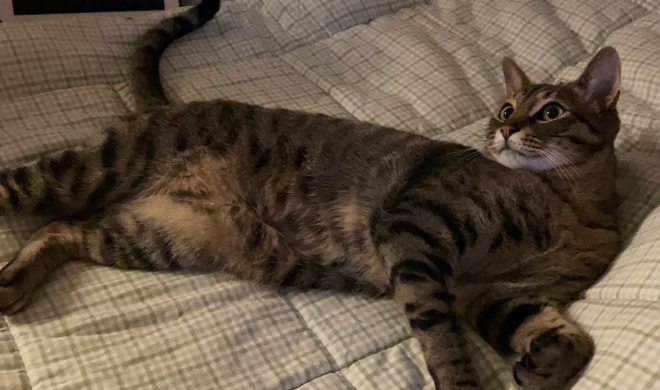
#> input picture html_css_basecamp-main/init/images/img_hodu1.jpeg, 660 x 390 px, found by its file name
$ jupyter execute --allow-errors geometric_transform.ipynb
#> lines starting #> are read from the running program, lines starting #| are printed output that depends on the picture
<a href="https://colab.research.google.com/github/1phalleyscomet/2025-1/blob/main/geometric_transform.ipynb" target="_parent"></a>

#> (a cell that did not finish here is left out)

[cell 2]
#행렬을 이용한 확대와 축소
import cv2
import numpy as np

img=cv2.imread('../img/fish.jpg')
#> (the rest of this cell did not finish here and is left out)

[cell 3]
import cv2
import numpy as np

img=cv2.imread('../img/fish.jpg')
#> (the rest of this cell did not finish here and is left out)

[cell 4]
#변환행렬로 회전
import cv2
import numpy as np

img=cv2.imread('../img/fish.jpg')
#> (the rest of this cell did not finish here and is left out)

[cell 5]
import cv2

img=cv2.imread('../img/fish.jpg')
#> (the rest of this cell did not finish here and is left out)

[cell 6]
#어핀 변환
import cv2
import numpy as np
from matplotlib import pyplot as plt

file_name='../img/fish.jpg'
img=cv2.imread(file_name)
#> (the rest of this cell did not finish here and is left out)

[cell 7]
import cv2
import numpy as np

file_name='../img/fish.jpg'
img=cv2.imread(file_name)
#> (the rest of this cell did not finish here and is left out)

[cell 8]
#마우스와 원근 변환으로 문서 스캔 효과 내기
import cv2
import numpy as np

win_name='scanning'
img=cv2.imread('../img/paper.jpg')
#> (the rest of this cell did not finish here and is left out)

#> (a cell that did not finish here is left out)

[cell 10]
#변환행렬과 리매핑으로 영상 뒤집기
import cv2
import numpy as np
import time #?

img=cv2.imread('img_houd1.jpeg')
#> (the rest of this cell did not finish here and is left out)

[cell 11]
#삼각함수를 이용한 비선형 리매핑
import cv2
import numpy as np

l=20 #파장
amp=15 #진폭
img=cv2.imread('img_hodu1.jpeg')
#> img is the input picture: shape (390, 660, 3); mean B, G, R 65.9, 82.5, 97.8
rows,cols=img.shape[:2]
#> rows = 390; cols = 660

#초기 매핑 배열 생성
mapy,mapx=np.indices((rows,cols),dtype=np.float32)

#sin,cos 변형 매핑 연산
sinx=mapx+amp*np.sin(mapy/l)
cosy=mapy+amp*np.cos(mapx/l)

#리매핑
img_sinx=cv2.remap(img,sinx,mapy,cv2.INTER_LINEAR)
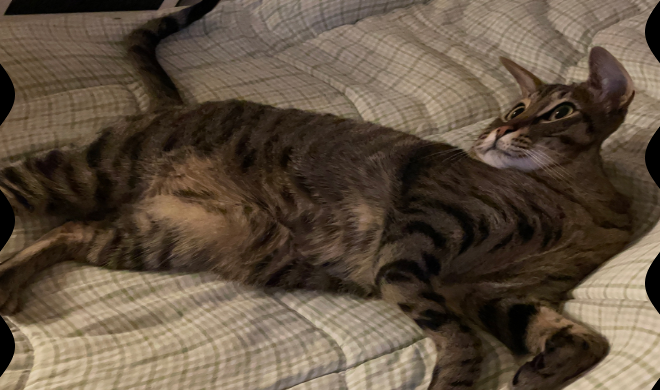
#> img_sinx: shape (390, 660, 3); mean B, G, R 64.6, 80.9, 96
img_cosy=cv2.remap(img,mapx,cosy,cv2.INTER_LINEAR)
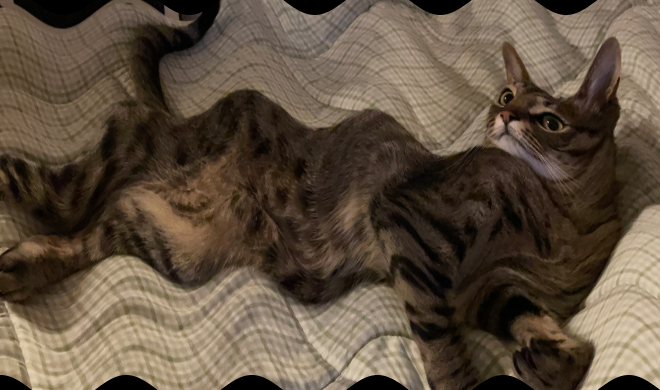
#> img_cosy: shape (390, 660, 3); mean B, G, R 63.7, 80, 94.9
#외곽 영역 보정
img_both=cv2.remap(img,sinx,cosy,cv2.INTER_LINEAR,None, cv2.BORDER_REPLICATE)
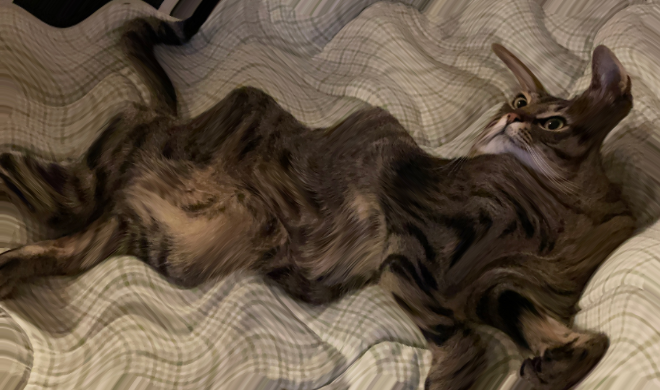
#> img_both: shape (390, 660, 3); mean B, G, R 65.8, 82.4, 97.7

cv2.imshow('original',img)
cv2.imshow('sinx',img_sinx)
cv2.imshow('cosy',img_cosy)
cv2.imshow('both',img_both)

[cell 12]
import cv2
import numpy as np

img=cv2.imread('img_hodu1.jpeg')
rows,cols=img.shape[:2]

exp=0.5 #볼록, 오목 지수(오목:0.1~1, 볼록:1.1~)
scale=1 #변환영역 크기(0~1)

mapy,mapx=np.indices((rows,cols),dtype=np.float32)

mapx=2*mapx/(cols-1)-1
mapy=2*mapy/(rows-1)-1

r, theta=cv2.cartToPolar(mapx,mapy)
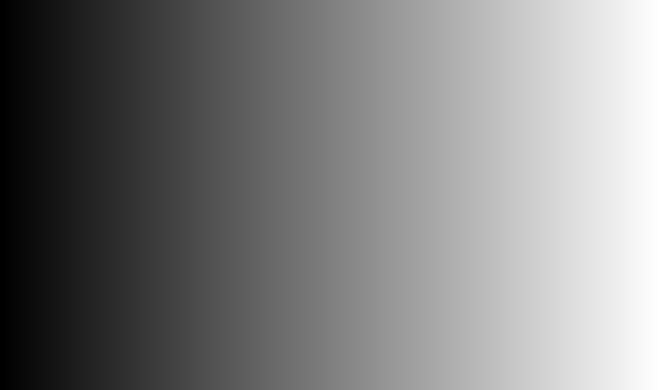
#> mapx: shape (390, 660) float32; min -1, max 1, mean -5.66e-09; drawn with min black and max white

r[r<scale]=r[r<scale]**exp
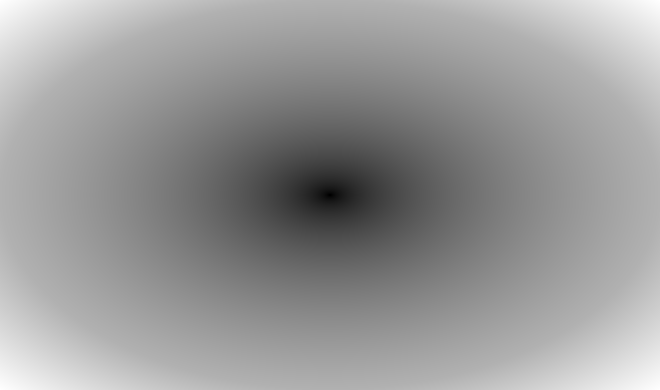
#> r: shape (390, 660) float32; min 0.0546, max 1.41, mean 0.871; drawn with min black and max white
mapx,mapy=cv2.polarToCart(r,theta)

mapx=((mapx+1)*cols-1)/2
mapy=((mapy+1)*rows-1)/2

distorted=cv2.remap(img,mapx,mapy,cv2.INTER_LINEAR)
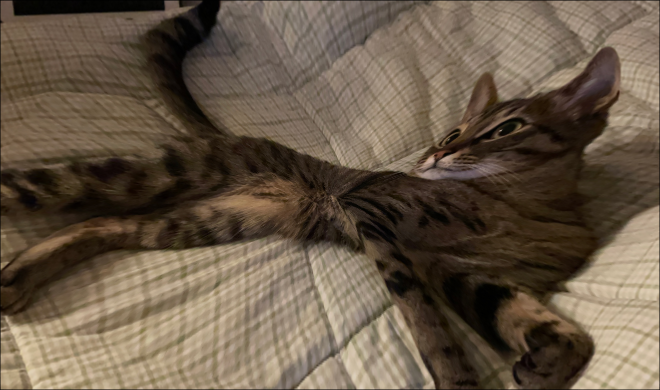
#> distorted: shape (390, 660, 3); mean B, G, R 71.6, 88.9, 104.2

cv2.imshow('original',img)
cv2.imshow('distorted',distorted)
#> (the rest of this cell did not finish here and is left out)

[cell 13]
import cv2
import numpy as np

k1,k2,k3=0.5,0.2,0.0 #배럴 왜곡
#-0.3,0,0 핀쿠션 왜곡

img=cv2.imread('img_hodu1.jpeg')
rows,cols=img.shape[:2]

mapy,mapx=np.indices((rows,cols),dtype=np.float32)

mapx=2*mapx/(cols-1)-1
mapy=2*mapy/(rows-1)-1
r,theta=cv2.cartToPolar(mapx,mapy)

ru=r*(1+k1*(r**2)+k2*(r**4)+k3*(r**6))
mapx,mapy=cv2.polarToCart(ru,theta)
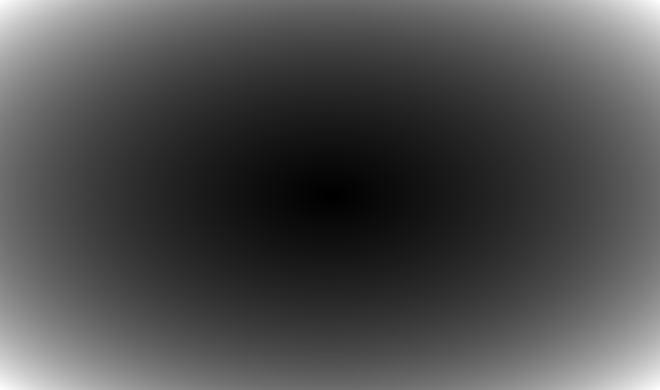
#> ru: shape (390, 660) float32; min 0.00299, max 3.96, mean 1.21; drawn with min black and max white
mapx=((mapx+1)*cols-1)/2
mapy=((mapy+1)*rows-1)/2

distorted=cv2.remap(img,mapx,mapy,cv2.INTER_LINEAR)
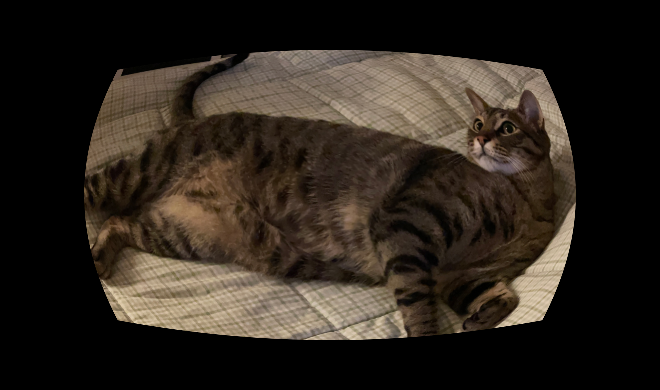
#> distorted: shape (390, 660, 3); mean B, G, R 29.6, 37.4, 45

cv2.imshow('original',img)
cv2.imshow('distorted',distorted)
#> (the rest of this cell did not finish here and is left out)

$ run again, with html_css_basecamp-main/init/images/img_hodu3.jpeg copied over html_css_basecamp-main/init/images/img_hodu1.jpeg
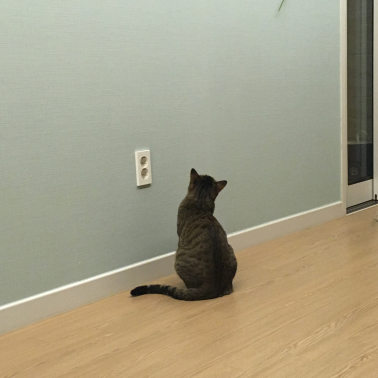
#> input picture html_css_basecamp-main/init/images/img_hodu3.jpeg, 378 x 378 px, found by its file name
#> img is the input picture: shape (378, 378, 3); mean B, G, R 134, 157.9, 163.8
#> `img_both=cv2.remap(img,sinx,cosy,cv2.INTER_LINEAR,None, cv2.BORDER_REP..`:
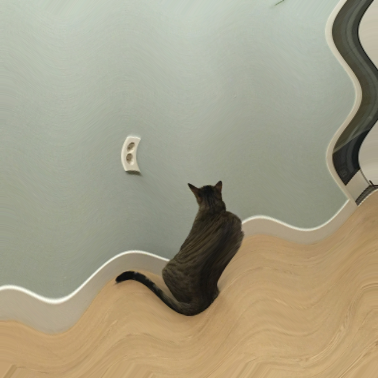
#> img_both: shape (378, 378, 3); mean B, G, R 134.4, 158.3, 164.1
#> `distorted=cv2.remap(img,mapx,mapy,cv2.INTER_LINEAR)`:
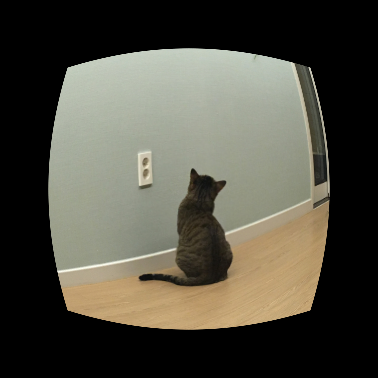
#> distorted: shape (378, 378, 3); mean B, G, R 65.6, 76.8, 79
